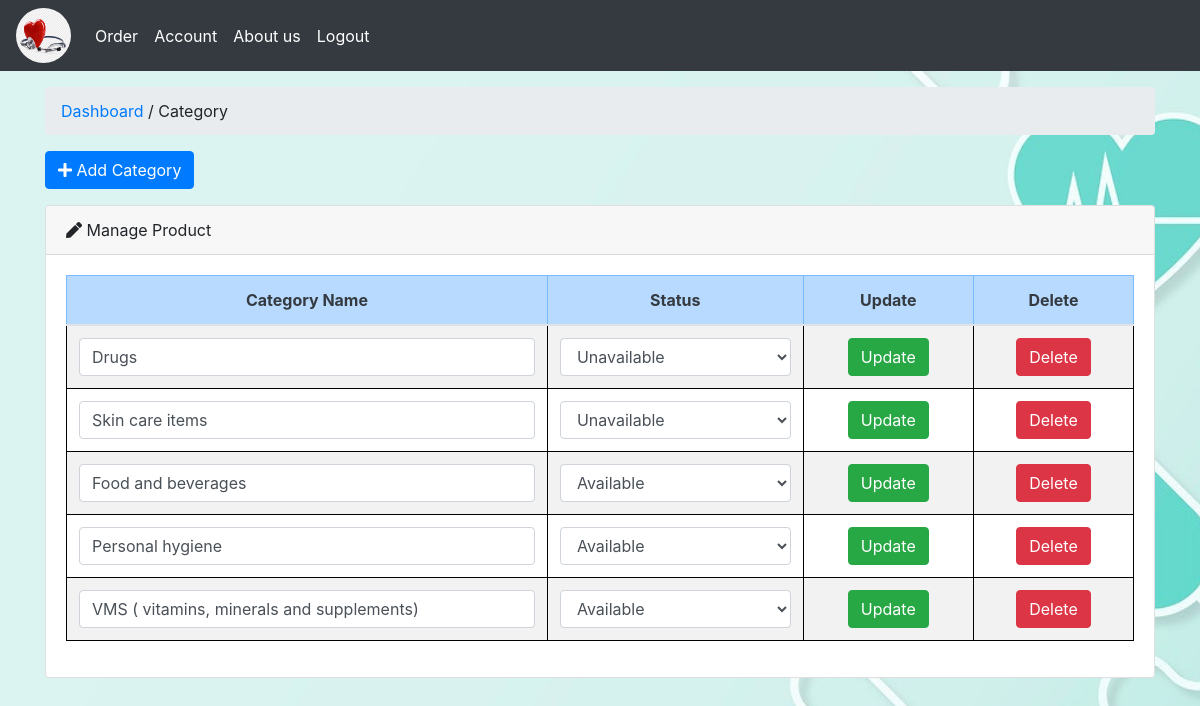
The page /categories.php (signed in) on the database its author committed.
### tables this page shows
CREATE TABLE IF NOT EXISTS `category` (
  `cat_id` int(30) NOT NULL AUTO_INCREMENT,
  `cat_name` varchar(100) NOT NULL,
  `status` varchar(11) NOT NULL,
  PRIMARY KEY (`cat_id`)
);

### categories.php (the view, shortened to what this page needs)
  <!DOCTYPE HTML>
<html>
<head>
</head>
<body class="bg-img">
<?php require_once 'header.php'; ?>
<div class="row pt-3">
	<div class="col-md-12">
		<ol class="breadcrumb">
		  <li><a href="dashboard.php">Dashboard </a></li>
          <li class="active">&nbsp;/ Category</li>
		</ol>
<button type="button" class="btn btn-primary" data-toggle="modal" data-target="#exampleModal">
<i class="fas fa-plus"></i> Add Category
  </button>
		<div class="card mt-3">
			<div class="card-header">
				<div class="page-heading"> <i class="fas fa-pen"></i> Manage Product</div>
			</div>
			<div class="card-body">
				<table class="table table-striped text-center">
					<thead>
						<tr class="table-primary bg-dark text-dark text-center">
							<th>Category Name</th>
							<th>Status</th>
							<th>Update</th>
							<th>Delete</th>
						</tr>
                    </thead>
                    <tbody>
                    <?php
	  $qry=mysql_query("select * from category");
	  while($row=mysql_fetch_array($qry))
	  {
        print "<tr>";
		  print "<form name='f1' method='POST' action=''>";
		  print "<td>";
		   print "<input type='text' class='form-control' name='cat_name' value='".$row['cat_name']."'>";
		  print "</td>";
		  print "<td>";
           print "<select name='status' class='form-control'>";
			   print "<option value='".$row['status']."'>";
			   print $row['status'];
               print "</option>";
           print "</select>";
           print "</td>";
		  print "<td class='text-center'>";
		  print "<input type='submit' class='btn btn-success' name='update' value='Update'>";
		  print "</td>";
		  print "<td class='text-center'>";
		  print "<input type='submit' class='btn btn-danger' name='delete' value='Delete'>";
		  print "</td>";
		  print "</form>";
		  print "</tr>";
                    }
                    ?>
                    </tbody>
				</table>
			</div>
		</div>
	</div>
</div>
</body>
<?php require_once 'footer.php'; ?>

### custom/style.css (style rules this page uses)
table, th, td { border: 1px solid black; border-collapse: collapse; }
table, tr { border: 1px solid black; border-collapse: collapse; }

### custom/print.css (style rules this page uses)
input { text-transform: uppercase; }

### categories.php (style rules this page uses)
.bg-img { background-image: url("custom/medicine2.jpg"); background-size: cover; background-position: center; background-attachment: fixed; }

### rows shown on the page
category: cat_name "Drugs", status "Unavailable"
category: cat_name "Skin care items", status "Unavailable"
category: cat_name "Food and beverages", status "Available"
category: cat_name "Personal hygiene", status "Available"
category: cat_name "VMS ( vitamins, minerals and supplements)", status "Available"
